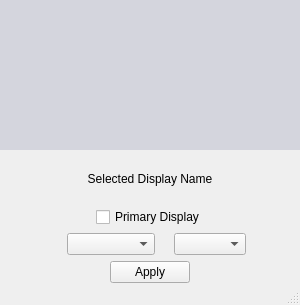
<?xml version="1.0" encoding="UTF-8"?>
<ui version="4.0">
 <class>MainWindow</class>
 <widget class="QMainWindow" name="MainWindow">
  <property name="geometry">
   <rect>
    <x>0</x>
    <y>0</y>
    <width>300</width>
    <height>305</height>
   </rect>
  </property>
  <property name="maximumSize">
   <size>
    <width>10000</width>
    <height>10000</height>
   </size>
  </property>
  <property name="font">
   <font>
    <kerning>true</kerning>
   </font>
  </property>
  <property name="windowTitle">
   <string>Display</string>
  </property>
  <property name="autoFillBackground">
   <bool>false</bool>
  </property>
  <widget class="QWidget" name="centralwidget">
   <layout class="QVBoxLayout" name="verticalLayout">
    <property name="leftMargin">
     <number>0</number>
    </property>
    <property name="topMargin">
     <number>0</number>
    </property>
    <property name="rightMargin">
     <number>0</number>
    </property>
    <property name="bottomMargin">
     <number>0</number>
    </property>
    <item>
     <widget class="QWidget" name="screenParent" native="true">
      <property name="minimumSize">
       <size>
        <width>0</width>
        <height>150</height>
       </size>
      </property>
      <property name="palette">
       <palette>
        <active>
         <colorrole role="WindowText">
          <brush brushstyle="SolidPattern">
           <color alpha="255">
            <red>0</red>
            <green>0</green>
            <blue>0</blue>
           </color>
          </brush>
         </colorrole>
         <colorrole role="Button">
          <brush brushstyle="SolidPattern">
           <color alpha="255">
            <red>212</red>
            <green>213</green>
            <blue>221</blue>
           </color>
          </brush>
         </colorrole>
         <colorrole role="Light">
          <brush brushstyle="SolidPattern">
           <color alpha="255">
            <red>255</red>
            <green>255</green>
            <blue>255</blue>
           </color>
          </brush>
         </colorrole>
         <colorrole role="Midlight">
          <brush brushstyle="SolidPattern">
           <color alpha="255">
            <red>233</red>
            <green>234</green>
            <blue>238</blue>
           </color>
          </brush>
         </colorrole>
         <colorrole role="Dark">
          <brush brushstyle="SolidPattern">
           <color alpha="255">
            <red>106</red>
            <green>106</green>
            <blue>110</blue>
           </color>
          </brush>
         </colorrole>
         <colorrole role="Mid">
          <brush brushstyle="SolidPattern">
           <color alpha="255">
            <red>141</red>
            <green>142</green>
            <blue>147</blue>
           </color>
          </brush>
         </colorrole>
         <colorrole role="Text">
          <brush brushstyle="SolidPattern">
           <color alpha="255">
            <red>0</red>
            <green>0</green>
            <blue>0</blue>
           </color>
          </brush>
         </colorrole>
         <colorrole role="BrightText">
          <brush brushstyle="SolidPattern">
           <color alpha="255">
            <red>255</red>
            <green>255</green>
            <blue>255</blue>
           </color>
          </brush>
         </colorrole>
         <colorrole role="ButtonText">
          <brush brushstyle="SolidPattern">
           <color alpha="255">
            <red>0</red>
            <green>0</green>
            <blue>0</blue>
           </color>
          </brush>
         </colorrole>
         <colorrole role="Base">
          <brush brushstyle="SolidPattern">
           <color alpha="255">
            <red>255</red>
            <green>255</green>
            <blue>255</blue>
           </color>
          </brush>
         </colorrole>
         <colorrole role="Window">
          <brush brushstyle="SolidPattern">
           <color alpha="255">
            <red>212</red>
            <green>213</green>
            <blue>221</blue>
           </color>
          </brush>
         </colorrole>
         <colorrole role="Shadow">
          <brush brushstyle="SolidPattern">
           <color alpha="255">
            <red>0</red>
            <green>0</green>
            <blue>0</blue>
           </color>
          </brush>
         </colorrole>
         <colorrole role="Highlight">
          <brush brushstyle="SolidPattern">
           <color alpha="255">
            <red>51</red>
            <green>111</green>
            <blue>201</blue>
           </color>
          </brush>
         </colorrole>
         <colorrole role="HighlightedText">
          <brush brushstyle="SolidPattern">
           <color alpha="255">
            <red>255</red>
            <green>255</green>
            <blue>255</blue>
           </color>
          </brush>
         </colorrole>
         <colorrole role="AlternateBase">
          <brush brushstyle="SolidPattern">
           <color alpha="255">
            <red>238</red>
            <green>241</green>
            <blue>245</blue>
           </color>
          </brush>
         </colorrole>
         <colorrole role="ToolTipBase">
          <brush brushstyle="SolidPattern">
           <color alpha="255">
            <red>255</red>
            <green>255</green>
            <blue>220</blue>
           </color>
          </brush>
         </colorrole>
         <colorrole role="ToolTipText">
          <brush brushstyle="SolidPattern">
           <color alpha="255">
            <red>0</red>
            <green>0</green>
            <blue>0</blue>
           </color>
          </brush>
         </colorrole>
         <colorrole role="PlaceholderText">
          <brush brushstyle="SolidPattern">
           <color alpha="128">
            <red>0</red>
            <green>0</green>
            <blue>0</blue>
           </color>
          </brush>
         </colorrole>
        </active>
        <inactive>
         <colorrole role="WindowText">
          <brush brushstyle="SolidPattern">
           <color alpha="255">
            <red>0</red>
            <green>0</green>
            <blue>0</blue>
           </color>
          </brush>
         </colorrole>
         <colorrole role="Button">
          <brush brushstyle="SolidPattern">
           <color alpha="255">
            <red>212</red>
            <green>213</green>
            <blue>221</blue>
           </color>
          </brush>
         </colorrole>
         <colorrole role="Light">
          <brush brushstyle="SolidPattern">
           <color alpha="255">
            <red>255</red>
            <green>255</green>
            <blue>255</blue>
           </color>
          </brush>
         </colorrole>
         <colorrole role="Midlight">
          <brush brushstyle="SolidPattern">
           <color alpha="255">
            <red>233</red>
            <green>234</green>
            <blue>238</blue>
           </color>
          </brush>
         </colorrole>
         <colorrole role="Dark">
          <brush brushstyle="SolidPattern">
           <color alpha="255">
            <red>106</red>
            <green>106</green>
            <blue>110</blue>
           </color>
          </brush>
         </colorrole>
         <colorrole role="Mid">
          <brush brushstyle="SolidPattern">
           <color alpha="255">
            <red>141</red>
            <green>142</green>
            <blue>147</blue>
           </color>
          </brush>
         </colorrole>
         <colorrole role="Text">
          <brush brushstyle="SolidPattern">
           <color alpha="255">
            <red>0</red>
            <green>0</green>
            <blue>0</blue>
           </color>
          </brush>
         </colorrole>
         <colorrole role="BrightText">
          <brush brushstyle="SolidPattern">
           <color alpha="255">
            <red>255</red>
            <green>255</green>
            <blue>255</blue>
           </color>
          </brush>
         </colorrole>
         <colorrole role="ButtonText">
          <brush brushstyle="SolidPattern">
           <color alpha="255">
            <red>0</red>
            <green>0</green>
            <blue>0</blue>
           </color>
          </brush>
         </colorrole>
         <colorrole role="Base">
          <brush brushstyle="SolidPattern">
           <color alpha="255">
            <red>255</red>
            <green>255</green>
            <blue>255</blue>
           </color>
          </brush>
         </colorrole>
         <colorrole role="Window">
          <brush brushstyle="SolidPattern">
           <color alpha="255">
            <red>212</red>
            <green>213</green>
            <blue>221</blue>
           </color>
          </brush>
         </colorrole>
         <colorrole role="Shadow">
          <brush brushstyle="SolidPattern">
           <color alpha="255">
            <red>0</red>
            <green>0</green>
            <blue>0</blue>
           </color>
          </brush>
         </colorrole>
         <colorrole role="Highlight">
          <brush brushstyle="SolidPattern">
           <color alpha="255">
            <red>51</red>
            <green>111</green>
            <blue>201</blue>
           </color>
          </brush>
         </colorrole>
         <colorrole role="HighlightedText">
          <brush brushstyle="SolidPattern">
           <color alpha="255">
            <red>255</red>
            <green>255</green>
            <blue>255</blue>
           </color>
          </brush>
         </colorrole>
         <colorrole role="AlternateBase">
          <brush brushstyle="SolidPattern">
           <color alpha="255">
            <red>238</red>
            <green>241</green>
            <blue>245</blue>
           </color>
          </brush>
         </colorrole>
         <colorrole role="ToolTipBase">
          <brush brushstyle="SolidPattern">
           <color alpha="255">
            <red>255</red>
            <green>255</green>
            <blue>220</blue>
           </color>
          </brush>
         </colorrole>
         <colorrole role="ToolTipText">
          <brush brushstyle="SolidPattern">
           <color alpha="255">
            <red>0</red>
            <green>0</green>
            <blue>0</blue>
           </color>
          </brush>
         </colorrole>
         <colorrole role="PlaceholderText">
          <brush brushstyle="SolidPattern">
           <color alpha="128">
            <red>0</red>
            <green>0</green>
            <blue>0</blue>
           </color>
          </brush>
         </colorrole>
        </inactive>
        <disabled>
         <colorrole role="WindowText">
          <brush brushstyle="SolidPattern">
           <color alpha="255">
            <red>106</red>
            <green>106</green>
            <blue>110</blue>
           </color>
          </brush>
         </colorrole>
         <colorrole role="Button">
          <brush brushstyle="SolidPattern">
           <color alpha="255">
            <red>212</red>
            <green>213</green>
            <blue>221</blue>
           </color>
          </brush>
         </colorrole>
         <colorrole role="Light">
          <brush brushstyle="SolidPattern">
           <color alpha="255">
            <red>255</red>
            <green>255</green>
            <blue>255</blue>
           </color>
          </brush>
         </colorrole>
         <colorrole role="Midlight">
          <brush brushstyle="SolidPattern">
           <color alpha="255">
            <red>233</red>
            <green>234</green>
            <blue>238</blue>
           </color>
          </brush>
         </colorrole>
         <colorrole role="Dark">
          <brush brushstyle="SolidPattern">
           <color alpha="255">
            <red>106</red>
            <green>106</green>
            <blue>110</blue>
           </color>
          </brush>
         </colorrole>
         <colorrole role="Mid">
          <brush brushstyle="SolidPattern">
           <color alpha="255">
            <red>141</red>
            <green>142</green>
            <blue>147</blue>
           </color>
          </brush>
         </colorrole>
         <colorrole role="Text">
          <brush brushstyle="SolidPattern">
           <color alpha="255">
            <red>106</red>
            <green>106</green>
            <blue>110</blue>
           </color>
          </brush>
         </colorrole>
         <colorrole role="BrightText">
          <brush brushstyle="SolidPattern">
           <color alpha="255">
            <red>255</red>
            <green>255</green>
            <blue>255</blue>
           </color>
          </brush>
         </colorrole>
         <colorrole role="ButtonText">
          <brush brushstyle="SolidPattern">
           <color alpha="255">
            <red>106</red>
            <green>106</green>
            <blue>110</blue>
           </color>
          </brush>
         </colorrole>
         <colorrole role="Base">
          <brush brushstyle="SolidPattern">
           <color alpha="255">
            <red>212</red>
            <green>213</green>
            <blue>221</blue>
           </color>
          </brush>
         </colorrole>
         <colorrole role="Window">
          <brush brushstyle="SolidPattern">
           <color alpha="255">
            <red>212</red>
            <green>213</green>
            <blue>221</blue>
           </color>
          </brush>
         </colorrole>
         <colorrole role="Shadow">
          <brush brushstyle="SolidPattern">
           <color alpha="255">
            <red>0</red>
            <green>0</green>
            <blue>0</blue>
           </color>
          </brush>
         </colorrole>
         <colorrole role="Highlight">
          <brush brushstyle="SolidPattern">
           <color alpha="255">
            <red>51</red>
            <green>111</green>
            <blue>201</blue>
           </color>
          </brush>
         </colorrole>
         <colorrole role="HighlightedText">
          <brush brushstyle="SolidPattern">
           <color alpha="255">
            <red>255</red>
            <green>255</green>
            <blue>255</blue>
           </color>
          </brush>
         </colorrole>
         <colorrole role="AlternateBase">
          <brush brushstyle="SolidPattern">
           <color alpha="255">
            <red>238</red>
            <green>241</green>
            <blue>245</blue>
           </color>
          </brush>
         </colorrole>
         <colorrole role="ToolTipBase">
          <brush brushstyle="SolidPattern">
           <color alpha="255">
            <red>255</red>
            <green>255</green>
            <blue>220</blue>
           </color>
          </brush>
         </colorrole>
         <colorrole role="ToolTipText">
          <brush brushstyle="SolidPattern">
           <color alpha="255">
            <red>0</red>
            <green>0</green>
            <blue>0</blue>
           </color>
          </brush>
         </colorrole>
         <colorrole role="PlaceholderText">
          <brush brushstyle="SolidPattern">
           <color alpha="128">
            <red>0</red>
            <green>0</green>
            <blue>0</blue>
           </color>
          </brush>
         </colorrole>
        </disabled>
       </palette>
      </property>
      <property name="autoFillBackground">
       <bool>true</bool>
      </property>
     </widget>
    </item>
    <item>
     <widget class="QLabel" name="selectedDisplayLabel">
      <property name="layoutDirection">
       <enum>Qt::LeftToRight</enum>
      </property>
      <property name="text">
       <string>Selected Display Name</string>
      </property>
      <property name="alignment">
       <set>Qt::AlignCenter</set>
      </property>
     </widget>
    </item>
    <item>
     <layout class="QHBoxLayout" name="horizontalLayout_2">
      <item>
       <spacer name="horizontalSpacer_4">
        <property name="orientation">
         <enum>Qt::Horizontal</enum>
        </property>
        <property name="sizeHint" stdset="0">
         <size>
          <width>40</width>
          <height>20</height>
         </size>
        </property>
       </spacer>
      </item>
      <item>
       <widget class="QCheckBox" name="primaryDisplayCheckbox">
        <property name="text">
         <string>Primary Display</string>
        </property>
       </widget>
      </item>
      <item>
       <spacer name="horizontalSpacer_3">
        <property name="orientation">
         <enum>Qt::Horizontal</enum>
        </property>
        <property name="sizeHint" stdset="0">
         <size>
          <width>40</width>
          <height>20</height>
         </size>
        </property>
       </spacer>
      </item>
     </layout>
    </item>
    <item>
     <layout class="QHBoxLayout" name="horizontalLayout">
      <property name="leftMargin">
       <number>0</number>
      </property>
      <property name="rightMargin">
       <number>0</number>
      </property>
      <item>
       <spacer name="horizontalSpacer_2">
        <property name="orientation">
         <enum>Qt::Horizontal</enum>
        </property>
        <property name="sizeHint" stdset="0">
         <size>
          <width>40</width>
          <height>20</height>
         </size>
        </property>
       </spacer>
      </item>
      <item>
       <widget class="QLabel" name="label_2">
        <property name="maximumSize">
         <size>
          <width>20</width>
          <height>20</height>
         </size>
        </property>
        <property name="palette">
         <palette>
          <active>
           <colorrole role="WindowText">
            <brush brushstyle="SolidPattern">
             <color alpha="255">
              <red>0</red>
              <green>0</green>
              <blue>0</blue>
             </color>
            </brush>
           </colorrole>
           <colorrole role="Button">
            <brush brushstyle="SolidPattern">
             <color alpha="255">
              <red>212</red>
              <green>213</green>
              <blue>221</blue>
             </color>
            </brush>
           </colorrole>
           <colorrole role="Light">
            <brush brushstyle="SolidPattern">
             <color alpha="255">
              <red>255</red>
              <green>255</green>
              <blue>255</blue>
             </color>
            </brush>
           </colorrole>
           <colorrole role="Midlight">
            <brush brushstyle="SolidPattern">
             <color alpha="255">
              <red>233</red>
              <green>234</green>
              <blue>238</blue>
             </color>
            </brush>
           </colorrole>
           <colorrole role="Dark">
            <brush brushstyle="SolidPattern">
             <color alpha="255">
              <red>106</red>
              <green>106</green>
              <blue>110</blue>
             </color>
            </brush>
           </colorrole>
           <colorrole role="Mid">
            <brush brushstyle="SolidPattern">
             <color alpha="255">
              <red>141</red>
              <green>142</green>
              <blue>147</blue>
             </color>
            </brush>
           </colorrole>
           <colorrole role="Text">
            <brush brushstyle="SolidPattern">
             <color alpha="255">
              <red>0</red>
              <green>0</green>
              <blue>0</blue>
             </color>
            </brush>
           </colorrole>
           <colorrole role="BrightText">
            <brush brushstyle="SolidPattern">
             <color alpha="255">
              <red>255</red>
              <green>255</green>
              <blue>255</blue>
             </color>
            </brush>
           </colorrole>
           <colorrole role="ButtonText">
            <brush brushstyle="SolidPattern">
             <color alpha="255">
              <red>0</red>
              <green>0</green>
              <blue>0</blue>
             </color>
            </brush>
           </colorrole>
           <colorrole role="Base">
            <brush brushstyle="SolidPattern">
             <color alpha="255">
              <red>255</red>
              <green>255</green>
              <blue>255</blue>
             </color>
            </brush>
           </colorrole>
           <colorrole role="Window">
            <brush brushstyle="SolidPattern">
             <color alpha="255">
              <red>212</red>
              <green>213</green>
              <blue>221</blue>
             </color>
            </brush>
           </colorrole>
           <colorrole role="Shadow">
            <brush brushstyle="SolidPattern">
             <color alpha="255">
              <red>0</red>
              <green>0</green>
              <blue>0</blue>
             </color>
            </brush>
           </colorrole>
           <colorrole role="Highlight">
            <brush brushstyle="SolidPattern">
             <color alpha="255">
              <red>51</red>
              <green>111</green>
              <blue>201</blue>
             </color>
            </brush>
           </colorrole>
           <colorrole role="HighlightedText">
            <brush brushstyle="SolidPattern">
             <color alpha="255">
              <red>255</red>
              <green>255</green>
              <blue>255</blue>
             </color>
            </brush>
           </colorrole>
           <colorrole role="AlternateBase">
            <brush brushstyle="SolidPattern">
             <color alpha="255">
              <red>238</red>
              <green>241</green>
              <blue>245</blue>
             </color>
            </brush>
           </colorrole>
           <colorrole role="ToolTipBase">
            <brush brushstyle="SolidPattern">
             <color alpha="255">
              <red>255</red>
              <green>255</green>
              <blue>220</blue>
             </color>
            </brush>
           </colorrole>
           <colorrole role="ToolTipText">
            <brush brushstyle="SolidPattern">
             <color alpha="255">
              <red>0</red>
              <green>0</green>
              <blue>0</blue>
             </color>
            </brush>
           </colorrole>
           <colorrole role="PlaceholderText">
            <brush brushstyle="SolidPattern">
             <color alpha="128">
              <red>0</red>
              <green>0</green>
              <blue>0</blue>
             </color>
            </brush>
           </colorrole>
          </active>
          <inactive>
           <colorrole role="WindowText">
            <brush brushstyle="SolidPattern">
             <color alpha="255">
              <red>0</red>
              <green>0</green>
              <blue>0</blue>
             </color>
            </brush>
           </colorrole>
           <colorrole role="Button">
            <brush brushstyle="SolidPattern">
             <color alpha="255">
              <red>212</red>
              <green>213</green>
              <blue>221</blue>
             </color>
            </brush>
           </colorrole>
           <colorrole role="Light">
            <brush brushstyle="SolidPattern">
             <color alpha="255">
              <red>255</red>
              <green>255</green>
              <blue>255</blue>
             </color>
            </brush>
           </colorrole>
           <colorrole role="Midlight">
            <brush brushstyle="SolidPattern">
             <color alpha="255">
              <red>233</red>
              <green>234</green>
              <blue>238</blue>
             </color>
            </brush>
           </colorrole>
           <colorrole role="Dark">
            <brush brushstyle="SolidPattern">
             <color alpha="255">
              <red>106</red>
              <green>106</green>
              <blue>110</blue>
             </color>
            </brush>
           </colorrole>
           <colorrole role="Mid">
            <brush brushstyle="SolidPattern">
             <color alpha="255">
              <red>141</red>
              <green>142</green>
              <blue>147</blue>
             </color>
            </brush>
           </colorrole>
           <colorrole role="Text">
            <brush brushstyle="SolidPattern">
             <color alpha="255">
              <red>0</red>
              <green>0</green>
              <blue>0</blue>
             </color>
            </brush>
           </colorrole>
           <colorrole role="BrightText">
            <brush brushstyle="SolidPattern">
             <color alpha="255">
              <red>255</red>
              <green>255</green>
              <blue>255</blue>
             </color>
            </brush>
           </colorrole>
           <colorrole role="ButtonText">
            <brush brushstyle="SolidPattern">
             <color alpha="255">
              <red>0</red>
              <green>0</green>
              <blue>0</blue>
             </color>
            </brush>
           </colorrole>
           <colorrole role="Base">
            <brush brushstyle="SolidPattern">
             <color alpha="255">
              <red>255</red>
              <green>255</green>
              <blue>255</blue>
             </color>
            </brush>
           </colorrole>
           <colorrole role="Window">
            <brush brushstyle="SolidPattern">
             <color alpha="255">
              <red>212</red>
              <green>213</green>
              <blue>221</blue>
             </color>
            </brush>
           </colorrole>
           <colorrole role="Shadow">
            <brush brushstyle="SolidPattern">
             <color alpha="255">
              <red>0</red>
              <green>0</green>
              <blue>0</blue>
             </color>
            </brush>
           </colorrole>
           <colorrole role="Highlight">
            <brush brushstyle="SolidPattern">
             <color alpha="255">
              <red>51</red>
              <green>111</green>
              <blue>201</blue>
             </color>
            </brush>
           </colorrole>
           <colorrole role="HighlightedText">
            <brush brushstyle="SolidPattern">
             <color alpha="255">
              <red>255</red>
              <green>255</green>
              <blue>255</blue>
             </color>
            </brush>
           </colorrole>
           <colorrole role="AlternateBase">
            <brush brushstyle="SolidPattern">
             <color alpha="255">
              <red>238</red>
              <green>241</green>
              <blue>245</blue>
             </color>
            </brush>
           </colorrole>
           <colorrole role="ToolTipBase">
            <brush brushstyle="SolidPattern">
             <color alpha="255">
              <red>255</red>
              <green>255</green>
              <blue>220</blue>
             </color>
            </brush>
           </colorrole>
           <colorrole role="ToolTipText">
            <brush brushstyle="SolidPattern">
             <color alpha="255">
              <red>0</red>
              <green>0</green>
              <blue>0</blue>
             </color>
            </brush>
           </colorrole>
           <colorrole role="PlaceholderText">
            <brush brushstyle="SolidPattern">
             <color alpha="128">
              <red>0</red>
              <green>0</green>
              <blue>0</blue>
             </color>
            </brush>
           </colorrole>
          </inactive>
          <disabled>
           <colorrole role="WindowText">
            <brush brushstyle="SolidPattern">
             <color alpha="255">
              <red>106</red>
              <green>106</green>
              <blue>110</blue>
             </color>
            </brush>
           </colorrole>
           <colorrole role="Button">
            <brush brushstyle="SolidPattern">
             <color alpha="255">
              <red>212</red>
              <green>213</green>
              <blue>221</blue>
             </color>
            </brush>
           </colorrole>
           <colorrole role="Light">
            <brush brushstyle="SolidPattern">
             <color alpha="255">
              <red>255</red>
              <green>255</green>
              <blue>255</blue>
             </color>
            </brush>
           </colorrole>
           <colorrole role="Midlight">
            <brush brushstyle="SolidPattern">
             <color alpha="255">
              <red>233</red>
              <green>234</green>
              <blue>238</blue>
             </color>
            </brush>
           </colorrole>
           <colorrole role="Dark">
            <brush brushstyle="SolidPattern">
             <color alpha="255">
              <red>106</red>
              <green>106</green>
              <blue>110</blue>
             </color>
            </brush>
           </colorrole>
           <colorrole role="Mid">
            <brush brushstyle="SolidPattern">
             <color alpha="255">
              <red>141</red>
              <green>142</green>
              <blue>147</blue>
             </color>
            </brush>
           </colorrole>
           <colorrole role="Text">
            <brush brushstyle="SolidPattern">
             <color alpha="255">
              <red>106</red>
              <green>106</green>
              <blue>110</blue>
             </color>
            </brush>
           </colorrole>
           <colorrole role="BrightText">
            <brush brushstyle="SolidPattern">
             <color alpha="255">
              <red>255</red>
              <green>255</green>
              <blue>255</blue>
             </color>
            </brush>
           </colorrole>
           <colorrole role="ButtonText">
            <brush brushstyle="SolidPattern">
             <color alpha="255">
              <red>106</red>
              <green>106</green>
              <blue>110</blue>
             </color>
            </brush>
           </colorrole>
           <colorrole role="Base">
            <brush brushstyle="SolidPattern">
             <color alpha="255">
              <red>212</red>
              <green>213</green>
              <blue>221</blue>
             </color>
            </brush>
           </colorrole>
           <colorrole role="Window">
            <brush brushstyle="SolidPattern">
             <color alpha="255">
              <red>212</red>
              <green>213</green>
              <blue>221</blue>
             </color>
            </brush>
           </colorrole>
           <colorrole role="Shadow">
            <brush brushstyle="SolidPattern">
             <color alpha="255">
              <red>0</red>
              <green>0</green>
              <blue>0</blue>
             </color>
            </brush>
           </colorrole>
           <colorrole role="Highlight">
            <brush brushstyle="SolidPattern">
             <color alpha="255">
              <red>51</red>
              <green>111</green>
              <blue>201</blue>
             </color>
            </brush>
           </colorrole>
           <colorrole role="HighlightedText">
            <brush brushstyle="SolidPattern">
             <color alpha="255">
              <red>255</red>
              <green>255</green>
              <blue>255</blue>
             </color>
            </brush>
           </colorrole>
           <colorrole role="AlternateBase">
            <brush brushstyle="SolidPattern">
             <color alpha="255">
              <red>238</red>
              <green>241</green>
              <blue>245</blue>
             </color>
            </brush>
           </colorrole>
           <colorrole role="ToolTipBase">
            <brush brushstyle="SolidPattern">
             <color alpha="255">
              <red>255</red>
              <green>255</green>
              <blue>220</blue>
             </color>
            </brush>
           </colorrole>
           <colorrole role="ToolTipText">
            <brush brushstyle="SolidPattern">
             <color alpha="255">
              <red>0</red>
              <green>0</green>
              <blue>0</blue>
             </color>
            </brush>
           </colorrole>
           <colorrole role="PlaceholderText">
            <brush brushstyle="SolidPattern">
             <color alpha="128">
              <red>0</red>
              <green>0</green>
              <blue>0</blue>
             </color>
            </brush>
           </colorrole>
          </disabled>
         </palette>
        </property>
        <property name="autoFillBackground">
         <bool>false</bool>
        </property>
        <property name="text">
         <string/>
        </property>
        <property name="pixmap">
         <pixmap resource="../../../../../home/preyk/Desktop/pyqt/res.qrc">:/newPrefix/resolutionGray.png</pixmap>
        </property>
        <property name="scaledContents">
         <bool>true</bool>
        </property>
       </widget>
      </item>
      <item>
       <widget class="QComboBox" name="resolutionBox">
        <property name="editable">
         <bool>false</bool>
        </property>
        <property name="currentIndex">
         <number>-1</number>
        </property>
        <property name="placeholderText">
         <string>Resolution</string>
        </property>
       </widget>
      </item>
      <item>
       <widget class="QLabel" name="label_3">
        <property name="maximumSize">
         <size>
          <width>20</width>
          <height>20</height>
         </size>
        </property>
        <property name="autoFillBackground">
         <bool>false</bool>
        </property>
        <property name="text">
         <string/>
        </property>
        <property name="pixmap">
         <pixmap resource="../../../../../home/preyk/Desktop/pyqt/res.qrc">:/newPrefix/rotateGray.png</pixmap>
        </property>
        <property name="scaledContents">
         <bool>true</bool>
        </property>
       </widget>
      </item>
      <item>
       <widget class="QComboBox" name="RotationBox"/>
      </item>
      <item>
       <spacer name="horizontalSpacer_9">
        <property name="orientation">
         <enum>Qt::Horizontal</enum>
        </property>
        <property name="sizeHint" stdset="0">
         <size>
          <width>40</width>
          <height>20</height>
         </size>
        </property>
       </spacer>
      </item>
     </layout>
    </item>
    <item>
     <layout class="QHBoxLayout" name="buttonLayout">
      <property name="spacing">
       <number>6</number>
      </property>
      <item>
       <spacer name="horizontalSpacer_5">
        <property name="orientation">
         <enum>Qt::Horizontal</enum>
        </property>
        <property name="sizeHint" stdset="0">
         <size>
          <width>40</width>
          <height>20</height>
         </size>
        </property>
       </spacer>
      </item>
      <item>
       <widget class="QPushButton" name="applyButton">
        <property name="text">
         <string>Apply</string>
        </property>
       </widget>
      </item>
      <item>
       <spacer name="horizontalSpacer_6">
        <property name="orientation">
         <enum>Qt::Horizontal</enum>
        </property>
        <property name="sizeHint" stdset="0">
         <size>
          <width>40</width>
          <height>20</height>
         </size>
        </property>
       </spacer>
      </item>
     </layout>
    </item>
   </layout>
  </widget>
  <widget class="QMenuBar" name="menubar">
   <property name="geometry">
    <rect>
     <x>0</x>
     <y>0</y>
     <width>300</width>
     <height>22</height>
    </rect>
   </property>
  </widget>
  <widget class="QStatusBar" name="statusbar"/>
 </widget>
 <resources>
  <include location="../../../../../home/preyk/Desktop/pyqt/res.qrc"/>
 </resources>
 <connections/>
</ui>
